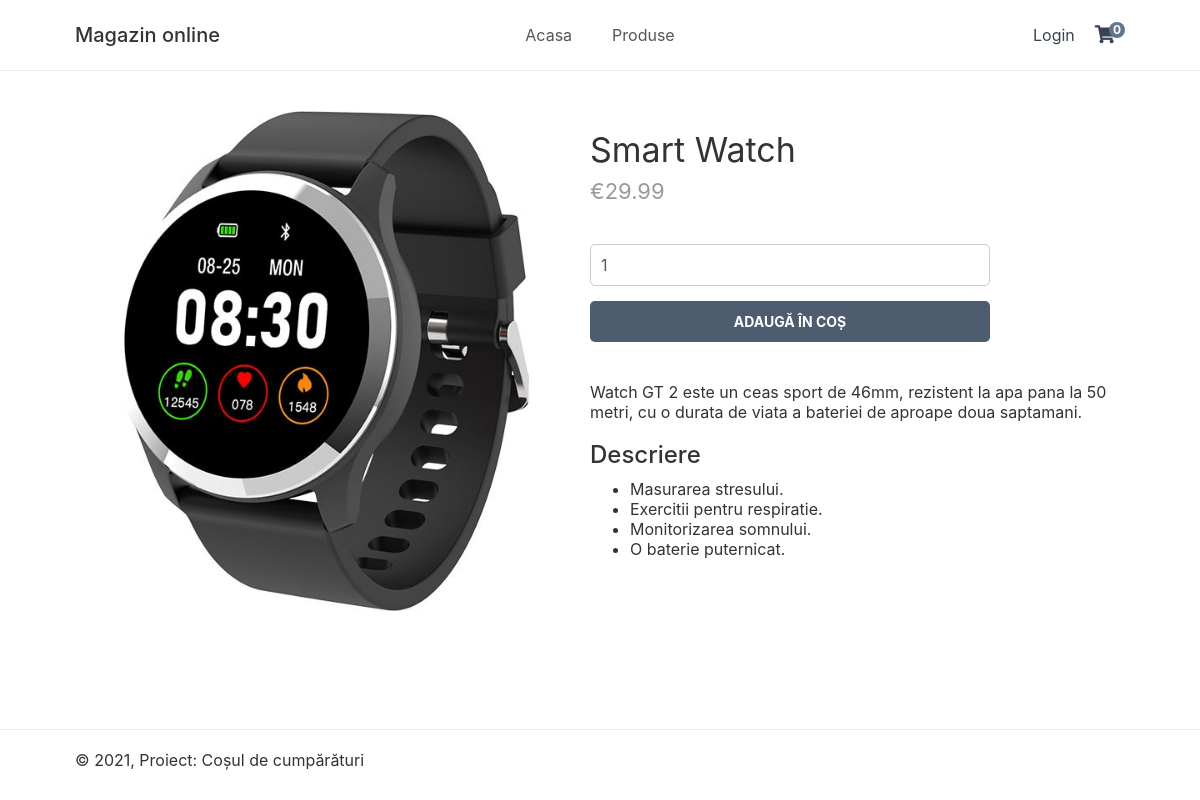
The page /index.php?page=product&id=1 on the database its author committed.
### tables this page shows
CREATE TABLE IF NOT EXISTS `products` (
  `id` int(11) NOT NULL AUTO_INCREMENT,
  `name` varchar(200) NOT NULL,
  `desc` text NOT NULL,
  `price` decimal(7,2) NOT NULL,
  `rrp` decimal(7,2) NOT NULL DEFAULT '0.00',
  `quantity` int(11) NOT NULL,
  `img` text NOT NULL,
  `date_added` datetime NOT NULL DEFAULT CURRENT_TIMESTAMP,
  PRIMARY KEY (`id`)
);

### web/index.php (called while the page is built, shortened)
<?php
$page = isset($_GET['page']) && file_exists('../pages/' . trim($_GET['page']) . '.php') ? trim($_GET['page']) : 'home';
require '../pages/'. $page . '.php';
?>

### pages/product.php (the view, shortened to what this page needs)
<?php
if (isset($_GET['id'])) {
    $stmt = $pdo->prepare('SELECT * FROM products WHERE id = ?');
    $stmt->execute([$_GET['id']]);
    $product = $stmt->fetch(PDO::FETCH_ASSOC);
} else {
    exit('Product does not exist!');
}
?>
<?=template_header('Product')?>
<div class="product content-wrapper">
    <img src="assets/imgs/<?=$product['img']?>" width="500" height="500" alt="<?=$product['name']?>">
    <div>
        <h1 class="name"><?=$product['name']?></h1>
        <span class="price">
            &euro;<?=$product['price']?>
        </span>
        <form action="<?php echo htmlspecialchars($_SERVER["PHP_SELF"] . '?page=cart'); ?>" method="post">
            <input type="number" name="quantity" value="1" min="1" max="<?=$product['quantity']?>" placeholder="Quantity" required>
            <input type="submit" value="Adaugă în coș">
        </form>
        <div class="description">
            <?=$product['desc']?>
        </div>
    </div>
</div>
<?=template_footer()?>

### web/assets/css/style.css (style rules this page uses)
* { box-sizing: border-box; font-family: -apple-system, BlinkMacSystemFont, "segoe ui", roboto, oxygen, ubuntu, cantarell, "fira sans", "droid sans", "helvetica neue", Arial, sans-serif; font-size: 16px; -webkit-font-smoothing: antialiased; -moz-osx-font-smoothing: grayscale; }
html { height: 100%; }
body { position: relative; min-height: 100%; color: #555555; background-color: #FFFFFF; margin: 0; padding-bottom: 100px; }
h1, h2, h3, h4, h5 { color: #394352; }
.content-wrapper { width: 1050px; margin: 0 auto; }
main > .product { display: flex; padding: 40px 0; }
main > .product > div { padding-left: 15px; }
main > .product h1 { font-size: 34px; font-weight: normal; margin: 0; padding: 20px 0 10px 0; }
main > .product .price { display: block; font-size: 22px; color: #999999; }
main > .product form { display: flex; flex-flow: column; margin: 40px 0; }
main > .product form input[type="number"] { width: 400px; padding: 10px; margin-bottom: 15px; border: 1px solid #ccc; color: #555555; border-radius: 5px; }
main > .product form input[type="submit"] { background: #4e5c70; border: 0; color: #FFFFFF; width: 400px; padding: 12px 0; text-transform: uppercase; font-size: 14px; font-weight: bold; border-radius: 5px; cursor: pointer; }

### includes/functions.php (style rules this page uses)
body { font: 14px sans-serif; }

### rows shown on the page
products: img (picture), name "Smart Watch", price "29.99", desc "Watch GT 2 este un ceas sport de 46mm, rezistent la apa pana la 50 metri, cu o durata de viata a bateriei de aproape doua saptamani. Descriere Masurarea stresului. Exercitii pentru respiratie. Monitorizarea somnului. O baterie puternicat."

### other values the page prints
$num_items_in_cart "0"
